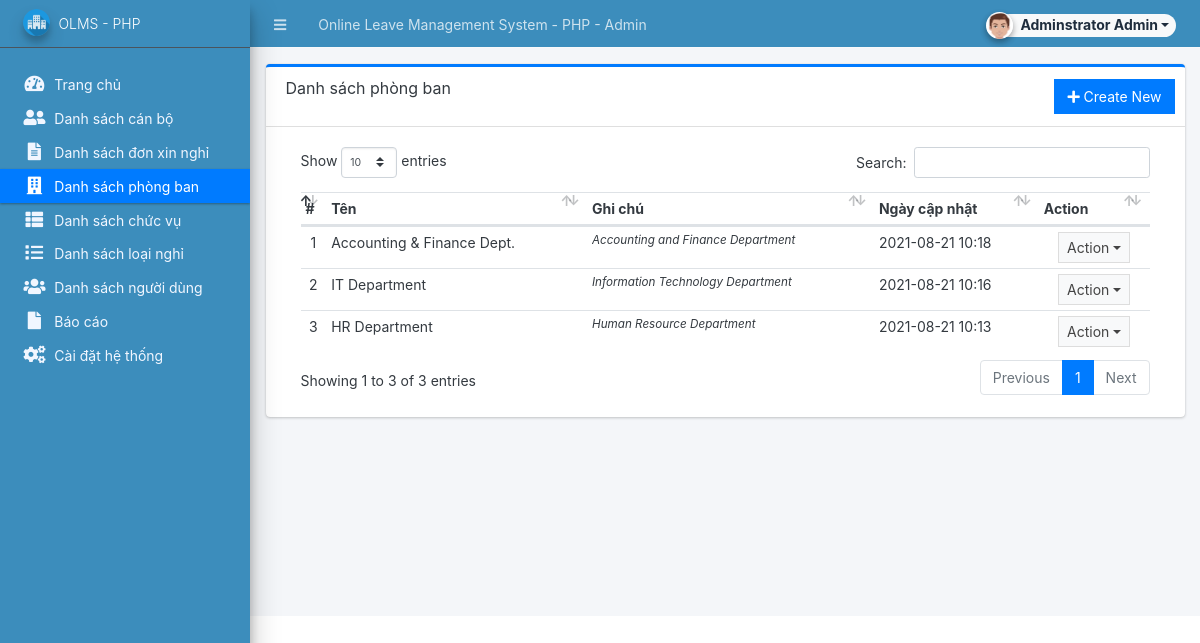
The page /admin/?page=maintenance/department (signed in) on the database its author committed.
### tables this page shows
CREATE TABLE `department_list` (
  `id` int(30) NOT NULL,
  `name` varchar(250) NOT NULL,
  `description` text NOT NULL,
  `date_created` datetime NOT NULL DEFAULT current_timestamp(),
  `date_updated` datetime DEFAULT NULL ON UPDATE current_timestamp()
);

### classes/DBConnection.php (called while the page is built, shortened)
<?php
class DBConnection{
    private $host = DB_SERVER;
    private $username = DB_USERNAME;
    private $password = DB_PASSWORD;
    private $database = DB_NAME;
    public $conn;
    public function __construct(){
        if (!isset($this->conn)) {
            $this->conn = new mysqli($this->host, $this->username, $this->password, $this->database);
        }
    }
}
?>

### classes/SystemSettings.php (called while the page is built, shortened)
<?php
class SystemSettings extends DBConnection{
	function userdata($field = ''){
		if(!empty($field)){
			if(isset($_SESSION['userdata'][$field]))
				return $_SESSION['userdata'][$field];
			else
				return null;
		}else{
			return false;
		}
	}
}
$_settings = new SystemSettings();
?>

### admin/maintenance/department.php (the view, shortened to what this page needs)
<div class="card card-outline card-primary">
	<div class="card-header">
		<h3 class="card-title">Danh sách phòng ban</h3>
		<?php if($_settings->userdata('type') == 1): ?>
		<div class="card-tools">
			<a href="javascript:void(0)" class="btn btn-flat btn-primary" id="create_new"><span class="fas fa-plus"></span>  Create New</a>
		</div>
		<?php endif; ?>
	</div>
	<div class="card-body">
		<div class="container-fluid">
        <div class="container-fluid">
			<table class="table table-stripped table-hover">
				<thead>
					<tr>
						<th>#</th>
						<th>Tên</th>
						<th>Ghi chú</th>
						<th>Ngày cập nhật</th>
						<th>Action</th>
					</tr>
				</thead>
				<tbody>
					<?php
					$i = 1;
						$qry = $conn->query("SELECT * from `department_list` order by unix_timestamp(date_updated) desc, unix_timestamp(date_created) desc ");
						while($row = $qry->fetch_assoc()):
                            $row['description'] = strip_tags(stripslashes(html_entity_decode($row['description'])));
					?>
						<tr title="<?php echo $row['description'] ?>">
							<td class="text-center"><?php echo $i++; ?></td>
							<td><?php echo $row['name'] ?></td>
							<td ><p class="truncate m-0"><?php echo $row['description'] ?></p></td>
							<td><?php echo ($row['date_updated'] != null) ? date('Y-m-d H:i',strtotime($row['date_updated'])) : date('Y-m-d H:i',strtotime($row['date_created'])); ?></td>
							<td align="center">
								 <button type="button" class="btn btn-flat btn-default btn-sm dropdown-toggle dropdown-icon" data-toggle="dropdown">
				                  		Action
				                  </button>
							</td>
						</tr>
					<?php endwhile; ?>
				</tbody>
			</table>
		</div>
		</div>
	</div>
</div>

### rows shown on the page
department_list: name "Accounting & Finance Dept.", description "Accounting and Finance Department", date_updated "2021-08-21 10:18"
department_list: name "IT Department", description "Information Technology Department", date_created "2021-08-21 10:16"
department_list: name "HR Department", description "Human Resource Department", date_created "2021-08-21 10:13"

### other values the page prints
$_settings->info('name') "Online Leave Management System - PHP"
$_settings->userdata('firstname').' '.$_settings->userdata('lastname') "Adminstrator Admin"
$_settings->info('short_name') "OLMS - PHP"
